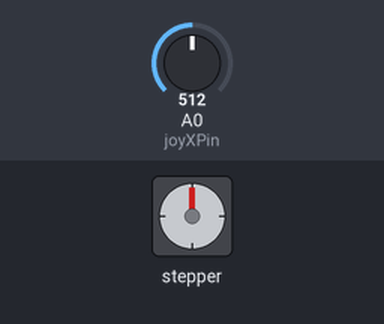
Recording of a sketch running on a simulated Arduino Uno, built with avr-gcc and run on an emulated ATmega328P. Shown: stepper motor. Inputs (shaded band) come from the test bench; at power-on: A0 (joyXPin) = 512. Stepper angles assume 200 steps per turn.

Above: at 1.2 s.
1.3 s: A0 (joyXPin) set to 793
2.8 s: A0 (joyXPin) set to 815
At 2.95 s:
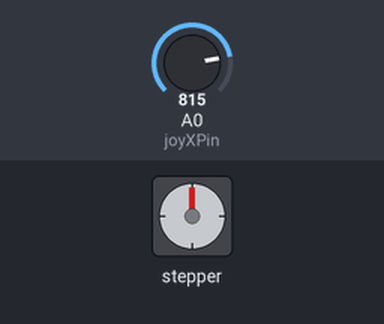
At 3.55 s:
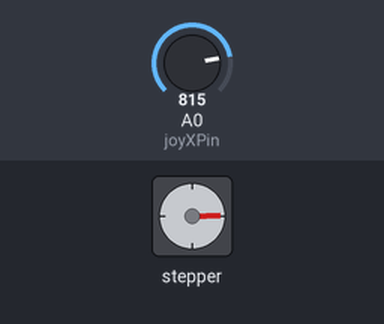
5.8 s: A0 (joyXPin) set to 190
At 6.25 s:
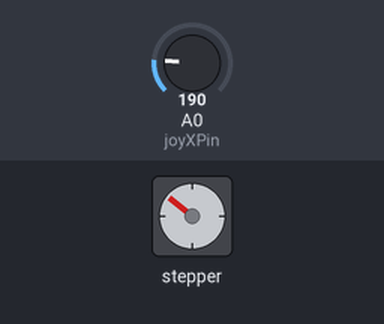
Timing chart, 0 to 17.8 s (numbered marks = the images above; inputs shaded):
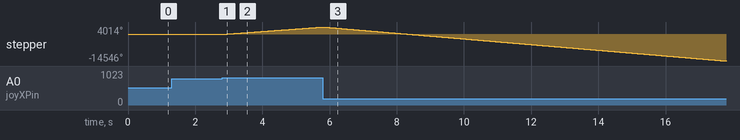

Measured:
- the behaviour switches between 800 and 801 on A0 (joyXPin) (found by bisection; images 0 and 1)
- after the input at 1.3 s, every drawn part: stays the same
- after the input at 2.8 s, stepper: keeps turning clockwise at about 1341°/s, starting at once

The sketch:

y_axis_joystick_code_without_limits.ino
```cpp
unsigned long prevTime = millis(); // Variable to store the previous time

#include <AccelStepper.h>

int upState = 0;
int dnState = 0;

const int joyXPin = A0; // Analog input pin for joystick X-axis

float a = 1000; // Acceleration value

#define STEP_PIN 11
#define DIR_PIN 8

AccelStepper yaxis(AccelStepper::DRIVER, STEP_PIN, DIR_PIN);

void setup() {
  yaxis.setMaxSpeed(5000.0); // Set the maximum speed of the stepper motor
  millis(); // Not sure why this line is here, it doesn't have any effect
}

void loop() {
  unsigned long currentTime = millis(); // Get the current time
  if (currentTime - prevTime > 0) {
    float xValue = analogRead(joyXPin); // Read the X-axis value from the joystick

    if (xValue > 800) { // If the X-axis value is greater than 800
      yaxis.setSpeed(a); // Set the speed of the stepper motor to a positive value
      yaxis.runSpeed(); // Run the stepper motor at the set speed
    } else if (xValue < 200) { // If the X-axis value is less than 200
      yaxis.setSpeed(-(a)); // Set the speed of the stepper motor to a negative value
      yaxis.runSpeed(); // Run the stepper motor at the set speed
    } else {
      yaxis.stop(); // Stop the stepper motor if the X-axis value is between 200 and 800
    }
  }
}
```
